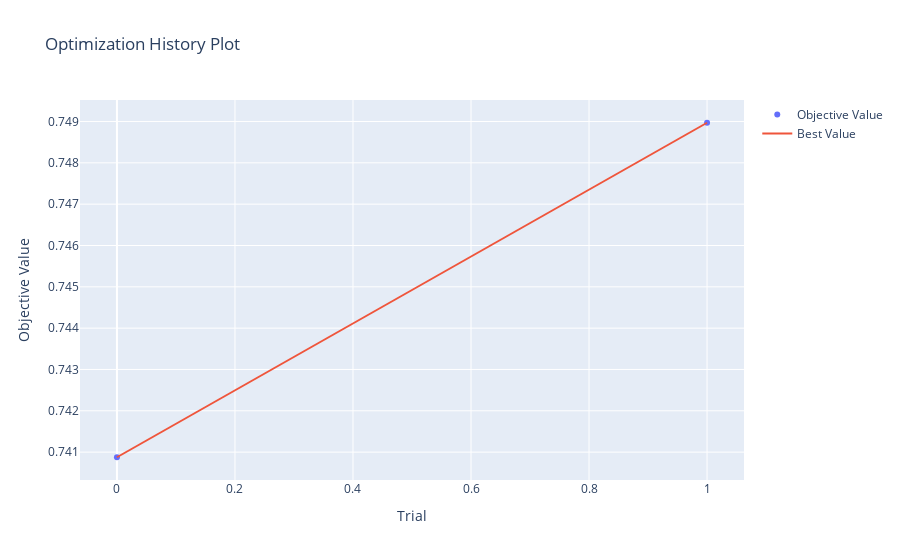

The notebook cell this image was saved under:
### Code cell
plot_optimization_history(study)

### Figure 1 — Plotly figure (JSON) as saved in the notebook; plotly's stock layout.template omitted (floating-point values rounded to 4 significant figures)
{"data": [{"mode": "markers", "name": "Objective Value", "type": "scatter", "x": [0, 1], "y": [0.7409, 0.749]}, {"mode": "lines", "name": "Best Value", "type": "scatter", "x": [0, 1], "y": [0.7409, 0.749]}, {"marker": {"color": "#cccccc"}, "mode": "markers", "name": "Infeasible Trial", "showlegend": false, "type": "scatter", "x": [], "y": []}], "layout": {"title": {"text": "Optimization History Plot"}, "xaxis": {"title": {"text": "Trial"}}, "yaxis": {"title": {"text": "Objective Value"}}}}
